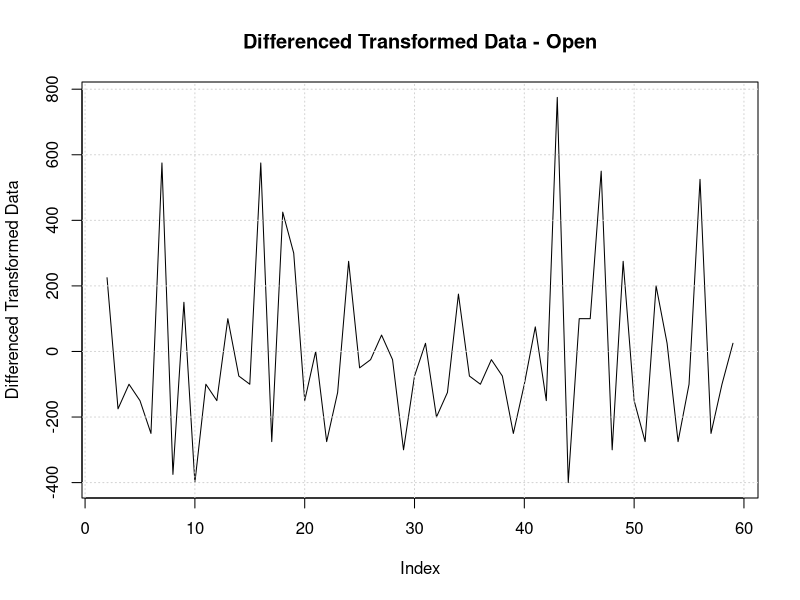
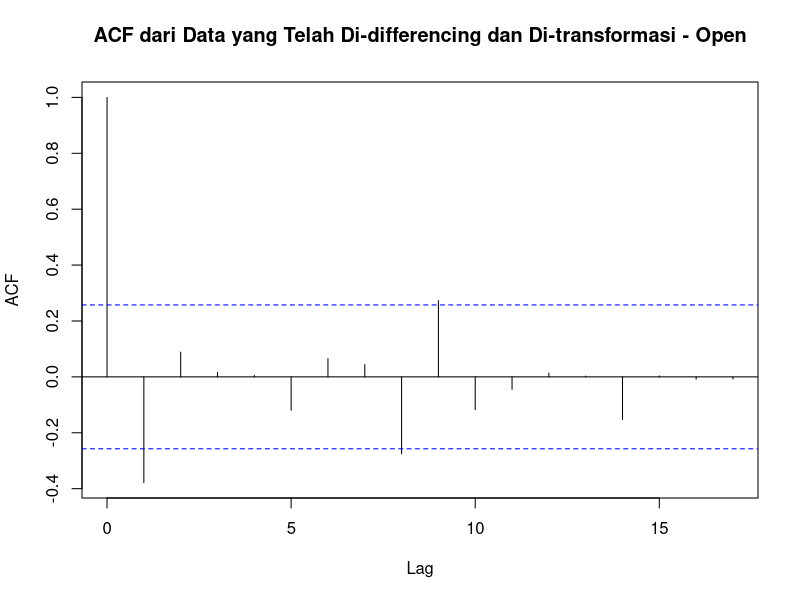
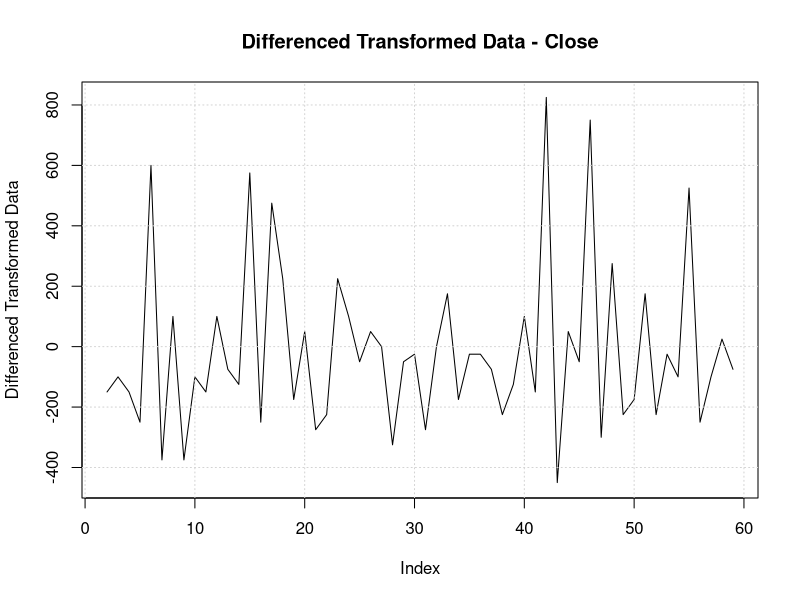
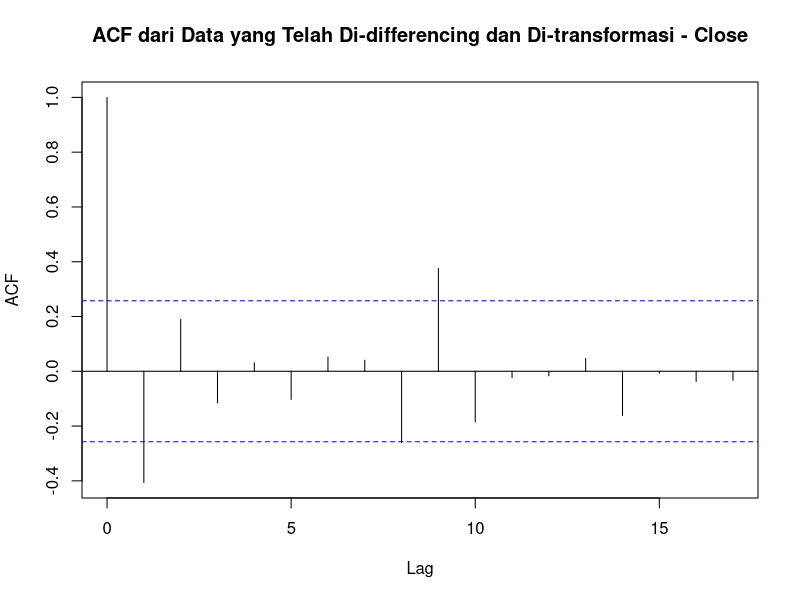
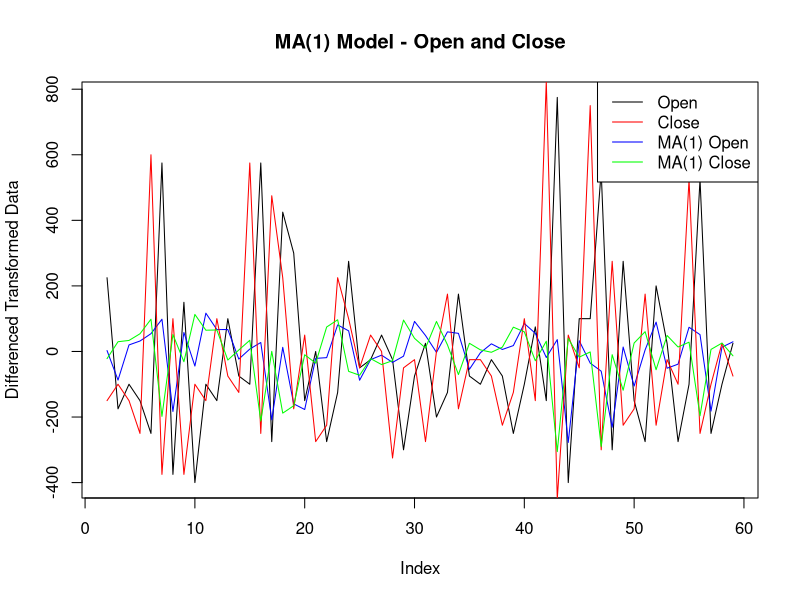
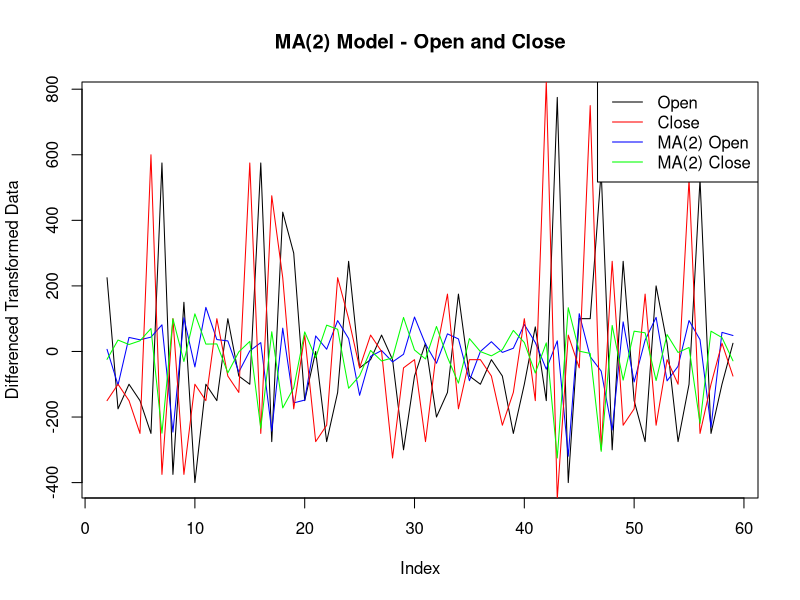
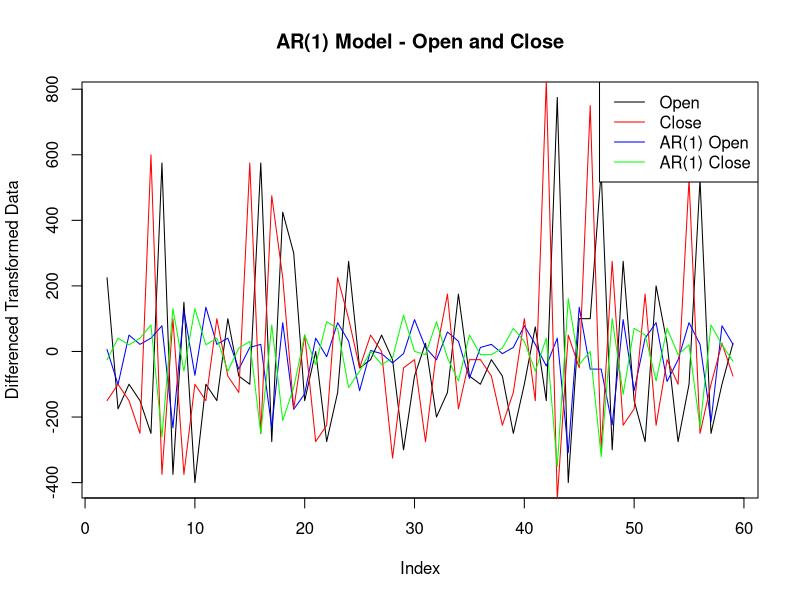
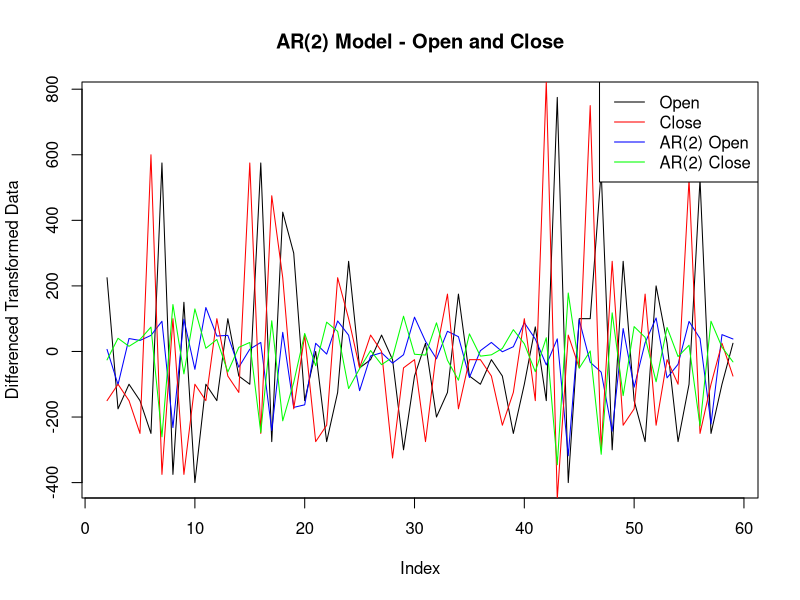

Recreate these plots in R, in order.
# Memasang dan memuat paket yang diperlukan
if (!require("MASS")) install.packages("MASS")
library(MASS)
if (!require("tseries")) install.packages("tseries")
library(tseries)
if (!require("readxl")) install.packages("readxl")
library(readxl)
if (!require("forecast")) install.packages("forecast")
library(forecast)

# Membaca data dari file Excel
data_ggrm <- read_excel("ggrm.xlsx")

# Memastikan kolom "Open" dan "Close" ada dalam data
if (!("Open" %in% names(data_ggrm)) || !("Close" %in% names(data_ggrm))) {
  stop("Kolom 'Open' atau 'Close' tidak ditemukan dalam data.")
}

# Membuat time series dari data "Open" dan "Close"
data_open_ts <- ts(data_ggrm$Open)
data_close_ts <- ts(data_ggrm$Close)

# Fungsi untuk transformasi Box-Cox dan differencing
transform_and_difference <- function(data_ts) {
  # Uji stasioneritas varian menggunakan Box-Cox dengan lambda dibatasi sampai 1
  bc <- boxcox(data_ts ~ 1, lambda = seq(-2, 1, by = 0.1), plotit = FALSE)
  lambda <- bc$x[which.max(bc$y)]
  
  # Jika lambda mendekati 1, gunakan nilai yang lebih mendekati 1
  if (lambda > 0.5) {
    lambda <- 1
  } else if (lambda < 0.5 && lambda > 0) {
    lambda <- 0.5
  } else {
    lambda <- 0  # default jika lambda tidak mendekati 1 atau positif
  }
  
  # Melakukan transformasi Box-Cox
  transformed_data <- if (lambda == 0) {
    log(data_ts)
  } else {
    (data_ts^lambda - 1) / lambda
  }
  
  # Melakukan differencing pada hasil transformasi
  diff_transformed_data <- diff(transformed_data)
  
  return(list(transformed_data = transformed_data, diff_transformed_data = diff_transformed_data, lambda = lambda, bc = bc))
}

# Transformasi dan differencing data "Open"
open_result <- transform_and_difference(data_open_ts)

# Transformasi dan differencing data "Close"
close_result <- transform_and_difference(data_close_ts)

# Plot hasil transformasi dan differencing data "Open"
plot(open_result$diff_transformed_data, type = "l", main = "Differenced Transformed Data - Open", xlab = "Index", ylab = "Differenced Transformed Data")
grid()

# Plot ACF dari data yang telah di-differencing dan di-transformasi - Open
acf(open_result$diff_transformed_data, main = "ACF dari Data yang Telah Di-differencing dan Di-transformasi - Open")

# Plot hasil transformasi dan differencing data "Close"
plot(close_result$diff_transformed_data, type = "l", main = "Differenced Transformed Data - Close", xlab = "Index", ylab = "Differenced Transformed Data")
grid()

# Plot ACF dari data yang telah di-differencing dan di-transformasi - Close
acf(close_result$diff_transformed_data, main = "ACF dari Data yang Telah Di-differencing dan Di-transformasi - Close")

# Memperkirakan model MA(1) pada data yang telah di-differencing dan di-transformasi - Open
ma1_model_open <- Arima(open_result$diff_transformed_data, order = c(0, 0, 1))

# Menampilkan hasil estimasi model MA(1) - Open
cat("Hasil Estimasi Model MA(1) untuk Open:\n")
print(summary(ma1_model_open))

# Menampilkan nilai Mean Squared Error (MSE), Log-Likelihood, dan AIC dari model MA(1) - Open
mse_open <- mean(residuals(ma1_model_open)^2)
log_likelihood_open <- logLik(ma1_model_open)
aic_open <- AIC(ma1_model_open)

cat("Mean Squared Error (MSE) untuk Open:\n")
print(mse_open)

cat("Log-Likelihood untuk Open:\n")
print(log_likelihood_open)

cat("Akaike Information Criterion (AIC) untuk Open:\n")
print(aic_open)

# Plot hasil transformasi dan differencing data "Open" dan model MA(1) - Open
plot(open_result$diff_transformed_data, type = "l", col = "black", main = "MA(1) Model - Open and Close", xlab = "Index", ylab = "Differenced Transformed Data")
lines(fitted(ma1_model_open), col = "blue")

# Memperkirakan model MA(1) pada data yang telah di-differencing dan di-transformasi - Close
ma1_model_close <- Arima(close_result$diff_transformed_data, order = c(0, 0, 1))

# Menampilkan hasil estimasi model MA(1) - Close
cat("Hasil Estimasi Model MA(1) untuk Close:\n")
print(summary(ma1_model_close))

# Menampilkan nilai Mean Squared Error (MSE), Log-Likelihood, dan AIC dari model MA(1) - Close
mse_close <- mean(residuals(ma1_model_close)^2)
log_likelihood_close <- logLik(ma1_model_close)
aic_close <- AIC(ma1_model_close)

cat("Mean Squared Error (MSE) untuk Close:\n")
print(mse_close)

cat("Log-Likelihood untuk Close:\n")
print(log_likelihood_close)

cat("Akaike Information Criterion (AIC) untuk Close:\n")
print(aic_close)

# Plot hasil transformasi dan differencing data "Close" dan model MA(1) - Close
lines(close_result$diff_transformed_data, col = "red")
lines(fitted(ma1_model_close), col = "green")

# Menambahkan legenda
legend("topright", legend = c("Open", "Close", "MA(1) Open", "MA(1) Close"), col = c("black", "red", "blue", "green"), lty = 1)

# Memperkirakan model MA(2) pada data yang telah di-differencing dan di-transformasi - Open
ma2_model_open <- Arima(open_result$diff_transformed_data, order = c(0, 0, 2))

# Menampilkan hasil estimasi model MA(2) - Open
cat("Hasil Estimasi Model MA(2) untuk Open:\n")
print(summary(ma2_model_open))

# Menampilkan nilai Mean Squared Error (MSE), Log-Likelihood, dan AIC dari model MA(2) - Open
mse_open_ma2 <- mean(residuals(ma2_model_open)^2)
log_likelihood_open_ma2 <- logLik(ma2_model_open)
aic_open_ma2 <- AIC(ma2_model_open)

cat("Mean Squared Error (MSE) untuk MA(2) - Open:\n")
print(mse_open_ma2)

cat("Log-Likelihood untuk MA(2) - Open:\n")
print(log_likelihood_open_ma2)

cat("Akaike Information Criterion (AIC) untuk MA(2) - Open:\n")
print(aic_open_ma2)

# Plot hasil transformasi dan differencing data "Open" serta model MA(2) - Open
plot(open_result$diff_transformed_data, type = "l", col = "black", main = "MA(2) Model - Open and Close", xlab = "Index", ylab = "Differenced Transformed Data")
lines(fitted(ma2_model_open), col = "blue")

# Memperkirakan model MA(2) pada data yang telah di-differencing dan di-transformasi - Close
ma2_model_close <- Arima(close_result$diff_transformed_data, order = c(0, 0, 2))

# Menampilkan hasil estimasi model MA(2) - Close
cat("\nHasil Estimasi Model MA(2) untuk Close:\n")
print(summary(ma2_model_close))

# Menampilkan nilai Mean Squared Error (MSE), Log-Likelihood, dan AIC dari model MA(2) - Close
mse_close_ma2 <- mean(residuals(ma2_model_close)^2)
log_likelihood_close_ma2 <- logLik(ma2_model_close)
aic_close_ma2 <- AIC(ma2_model_close)

cat("Mean Squared Error (MSE) untuk MA(2) - Close:\n")
print(mse_close_ma2)

cat("Log-Likelihood untuk MA(2) - Close:\n")
print(log_likelihood_close_ma2)

cat("Akaike Information Criterion (AIC) untuk MA(2) - Close:\n")
print(aic_close_ma2)

# Plot hasil transformasi dan differencing data "Close" serta model MA(2) - Close
lines(close_result$diff_transformed_data, col = "red")
lines(fitted(ma2_model_close), col = "green")

# Menambahkan legenda
legend("topright", legend = c("Open", "Close", "MA(2) Open", "MA(2) Close"), col = c("black", "red", "blue", "green"), lty = 1)

# Memperkirakan model AR(1) pada data yang telah di-differencing dan di-transformasi - Open
ar1_model_open <- Arima(open_result$diff_transformed_data, order = c(1, 0, 0))

# Menampilkan hasil estimasi model AR(1) - Open
cat("Hasil Estimasi Model AR(1) untuk Open:\n")
print(summary(ar1_model_open))

# Menampilkan nilai Mean Squared Error (MSE), Log-Likelihood, dan AIC dari model AR(1) - Open
mse_open_ar1 <- mean(residuals(ar1_model_open)^2)
log_likelihood_open_ar1 <- logLik(ar1_model_open)
aic_open_ar1 <- AIC(ar1_model_open)

cat("Mean Squared Error (MSE) untuk AR(1) - Open:\n")
print(mse_open_ar1)

cat("Log-Likelihood untuk AR(1) - Open:\n")
print(log_likelihood_open_ar1)

cat("Akaike Information Criterion (AIC) untuk AR(1) - Open:\n")
print(aic_open_ar1)

# Plot hasil transformasi dan differencing data "Open" serta model AR(1) - Open
plot(open_result$diff_transformed_data, type = "l", col = "black", main = "AR(1) Model - Open and Close", xlab = "Index", ylab = "Differenced Transformed Data")
lines(fitted(ar1_model_open), col = "blue")

# Memperkirakan model AR(1) pada data yang telah di-differencing dan di-transformasi - Close
ar1_model_close <- Arima(close_result$diff_transformed_data, order = c(1, 0, 0))

# Menampilkan hasil estimasi model AR(1) - Close
cat("\nHasil Estimasi Model AR(1) untuk Close:\n")
print(summary(ar1_model_close))

# Menampilkan nilai Mean Squared Error (MSE), Log-Likelihood, dan AIC dari model AR(1) - Close
mse_close_ar1 <- mean(residuals(ar1_model_close)^2)
log_likelihood_close_ar1 <- logLik(ar1_model_close)
aic_close_ar1 <- AIC(ar1_model_close)

cat("Mean Squared Error (MSE) untuk AR(1) - Close:\n")
print(mse_close_ar1)

cat("Log-Likelihood untuk AR(1) - Close:\n")
print(log_likelihood_close_ar1)

cat("Akaike Information Criterion (AIC) untuk AR(1) - Close:\n")
print(aic_close_ar1)

# Plot hasil transformasi dan differencing data "Close" serta model AR(1) - Close
lines(close_result$diff_transformed_data, col = "red")
lines(fitted(ar1_model_close), col = "green")

# Menambahkan legenda
legend("topright", legend = c("Open", "Close", "AR(1) Open", "AR(1) Close"), col = c("black", "red", "blue", "green"), lty = 1)

# Memperkirakan model AR(2) pada data yang telah di-differencing dan di-transformasi - Open
ar2_model_open <- Arima(open_result$diff_transformed_data, order = c(2, 0, 0))

# Menampilkan hasil estimasi model AR(2) - Open
cat("Hasil Estimasi Model AR(2) untuk Open:\n")
print(summary(ar2_model_open))

# Menampilkan nilai Mean Squared Error (MSE), Log-Likelihood, dan AIC dari model AR(2) - Open
mse_open_ar2 <- mean(residuals(ar2_model_open)^2)
log_likelihood_open_ar2 <- logLik(ar2_model_open)
aic_open_ar2 <- AIC(ar2_model_open)

cat("Mean Squared Error (MSE) untuk AR(2) - Open:\n")
print(mse_open_ar2)

cat("Log-Likelihood untuk AR(2) - Open:\n")
print(log_likelihood_open_ar2)

cat("Akaike Information Criterion (AIC) untuk AR(2) - Open:\n")
print(aic_open_ar2)

# Plot hasil transformasi dan differencing data "Open" serta model AR(2) - Open
plot(open_result$diff_transformed_data, type = "l", col = "black", main = "AR(2) Model - Open and Close", xlab = "Index", ylab = "Differenced Transformed Data")
lines(fitted(ar2_model_open), col = "blue")

# Memperkirakan model AR(2) pada data yang telah di-differencing dan di-transformasi - Close
ar2_model_close <- Arima(close_result$diff_transformed_data, order = c(2, 0, 0))

# Menampilkan hasil estimasi model AR(2) - Close
cat("\nHasil Estimasi Model AR(2) untuk Close:\n")
print(summary(ar2_model_close))

# Menampilkan nilai Mean Squared Error (MSE), Log-Likelihood, dan AIC dari model AR(2) - Close
mse_close_ar2 <- mean(residuals(ar2_model_close)^2)
log_likelihood_close_ar2 <- logLik(ar2_model_close)
aic_close_ar2 <- AIC(ar2_model_close)

cat("Mean Squared Error (MSE) untuk AR(2) - Close:\n")
print(mse_close_ar2)

cat("Log-Likelihood untuk AR(2) - Close:\n")
print(log_likelihood_close_ar2)

cat("Akaike Information Criterion (AIC) untuk AR(2) - Close:\n")
print(aic_close_ar2)

# Plot hasil transformasi dan differencing data "Close" serta model AR(2) - Close
lines(close_result$diff_transformed_data, col = "red")
lines(fitted(ar2_model_close), col = "green")

# Menambahkan legenda
legend("topright", legend = c("Open", "Close", "AR(2) Open", "AR(2) Close"), col = c("black", "red", "blue", "green"), lty = 1)

# Memperkirakan model ARMA(1,1) pada data yang telah di-differencing dan di-transformasi - Open
arma11_model_open <- Arima(open_result$diff_transformed_data, order = c(1, 0, 1))

# Menampilkan hasil estimasi model ARMA(1,1) - Open
cat("Hasil Estimasi Model ARMA(1,1) untuk Open:\n")
print(summary(arma11_model_open))

# Menampilkan nilai Mean Squared Error (MSE), Log-Likelihood, dan AIC dari model ARMA(1,1) - Open
mse_open_arma11 <- mean(residuals(arma11_model_open)^2)
log_likelihood_open_arma11 <- logLik(arma11_model_open)
aic_open_arma11 <- AIC(arma11_model_open)

cat("Mean Squared Error (MSE) untuk ARMA(1,1) - Open:\n")
print(mse_open_arma11)

cat("Log-Likelihood untuk ARMA(1,1) - Open:\n")
print(log_likelihood_open_arma11)

cat("Akaike Information Criterion (AIC) untuk ARMA(1,1) - Open:\n")
print(aic_open_arma11)

# Plot hasil transformasi dan differencing data "Open" serta model ARMA(1,1) - Open
plot(open_result$diff_transformed_data, type = "l", col = "black", main = "ARMA(1,1) Model - Open and Close", xlab = "Index", ylab = "Differenced Transformed Data")
lines(fitted(arma11_model_open), col = "blue")

# Memperkirakan model ARMA(1,1) pada data yang telah di-differencing dan di-transformasi - Close
arma11_model_close <- Arima(close_result$diff_transformed_data, order = c(1, 0, 1))

# Menampilkan hasil estimasi model ARMA(1,1) - Close
cat("\nHasil Estimasi Model ARMA(1,1) untuk Close:\n")
print(summary(arma11_model_close))

# Menampilkan nilai Mean Squared Error (MSE), Log-Likelihood, dan AIC dari model ARMA(1,1) - Close
mse_close_arma11 <- mean(residuals(arma11_model_close)^2)
log_likelihood_close_arma11 <- logLik(arma11_model_close)
aic_close_arma11 <- AIC(arma11_model_close)

cat("Mean Squared Error (MSE) untuk ARMA(1,1) - Close:\n")
print(mse_close_arma11)

cat("Log-Likelihood untuk ARMA(1,1) - Close:\n")
print(log_likelihood_close_arma11)

cat("Akaike Information Criterion (AIC) untuk ARMA(1,1) - Close:\n")
print(aic_close_arma11)

# Plot hasil transformasi dan differencing data "Close" serta model ARMA(1,1) - Close
lines(close_result$diff_transformed_data, col = "red")
lines(fitted(arma11_model_close), col = "green")

# Menambahkan legenda
legend("topright", legend = c("Open", "Close", "ARMA(1,1) Open", "ARMA(1,1) Close"), col = c("black", "red", "blue", "green"), lty = 1)

# Memperkirakan model ARIMA(1,1,0) pada data yang telah di-differencing dan di-transformasi - Open
arima110_model_open <- Arima(open_result$diff_transformed_data, order = c(1, 1, 0))

# Menampilkan hasil estimasi model ARIMA(1,1,0) - Open
cat("Hasil Estimasi Model ARIMA(1,1,0) untuk Open:\n")
print(summary(arima110_model_open))

# Menampilkan nilai Mean Squared Error (MSE), Log-Likelihood, dan AIC dari model ARIMA(1,1,0) - Open
mse_open_arima110 <- mean(residuals(arima110_model_open)^2)
log_likelihood_open_arima110 <- logLik(arima110_model_open)
aic_open_arima110 <- AIC(arima110_model_open)

cat("Mean Squared Error (MSE) untuk ARIMA(1,1,0) - Open:\n")
print(mse_open_arima110)

cat("Log-Likelihood untuk ARIMA(1,1,0) - Open:\n")
print(log_likelihood_open_arima110)

cat("Akaike Information Criterion (AIC) untuk ARIMA(1,1,0) - Open:\n")
print(aic_open_arima110)

# Plot hasil transformasi dan differencing data "Open" serta model ARIMA(1,1,0) - Open
plot(open_result$diff_transformed_data, type = "l", col = "black", main = "ARIMA(1,1,0) Model - Open and Close", xlab = "Index", ylab = "Differenced Transformed Data")
lines(fitted(arima110_model_open), col = "blue")

# Memperkirakan model ARIMA(1,1,0) pada data yang telah di-differencing dan di-transformasi - Close
arima110_model_close <- Arima(close_result$diff_transformed_data, order = c(1, 1, 0))

# Menampilkan hasil estimasi model ARIMA(1,1,0) - Close
cat("\nHasil Estimasi Model ARIMA(1,1,0) untuk Close:\n")
print(summary(arima110_model_close))

# Menampilkan nilai Mean Squared Error (MSE), Log-Likelihood, dan AIC dari model ARIMA(1,1,0) - Close
mse_close_arima110 <- mean(residuals(arima110_model_close)^2)
log_likelihood_close_arima110 <- logLik(arima110_model_close)
aic_close_arima110 <- AIC(arima110_model_close)

cat("Mean Squared Error (MSE) untuk ARIMA(1,1,0) - Close:\n")
print(mse_close_arima110)

cat("Log-Likelihood untuk ARIMA(1,1,0) - Close:\n")
print(log_likelihood_close_arima110)

cat("Akaike Information Criterion (AIC) untuk ARIMA(1,1,0) - Close:\n")
print(aic_close_arima110)

# Plot hasil transformasi dan differencing data "Close" serta model ARIMA(1,1,0) - Close
lines(close_result$diff_transformed_data, col = "red")
lines(fitted(arima110_model_close), col = "green")

# Menambahkan legenda
legend("topright", legend = c("Open", "Close", "ARIMA(1,1,0) Open", "ARIMA(1,1,0) Close"), col = c("black", "red", "blue", "green"), lty = 1)
